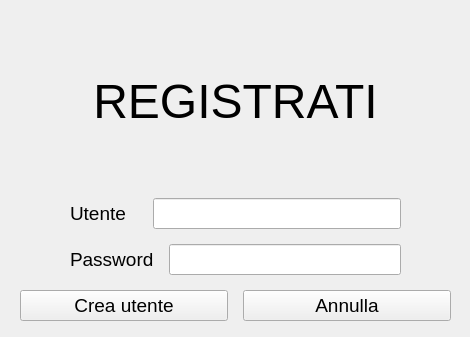
<?xml version="1.0" encoding="UTF-8"?>
<ui version="4.0">
 <class>MainWindow</class>
 <widget class="QMainWindow" name="MainWindow">
  <property name="geometry">
   <rect>
    <x>0</x>
    <y>0</y>
    <width>470</width>
    <height>337</height>
   </rect>
  </property>
  <property name="windowTitle">
   <string>Registrati</string>
  </property>
  <property name="autoFillBackground">
   <bool>false</bool>
  </property>
  <widget class="QWidget" name="centralwidget">
   <widget class="QWidget" name="layoutWidget">
    <property name="geometry">
     <rect>
      <x>0</x>
      <y>0</y>
      <width>471</width>
      <height>341</height>
     </rect>
    </property>
    <layout class="QVBoxLayout" name="verticalLayout">
     <property name="spacing">
      <number>15</number>
     </property>
     <property name="leftMargin">
      <number>20</number>
     </property>
     <property name="topMargin">
      <number>20</number>
     </property>
     <property name="rightMargin">
      <number>20</number>
     </property>
     <property name="bottomMargin">
      <number>20</number>
     </property>
     <item>
      <widget class="QLabel" name="label_5">
       <property name="font">
        <font>
         <pointsize>36</pointsize>
        </font>
       </property>
       <property name="layoutDirection">
        <enum>Qt::LeftToRight</enum>
       </property>
       <property name="text">
        <string>REGISTRATI</string>
       </property>
       <property name="alignment">
        <set>Qt::AlignCenter</set>
       </property>
      </widget>
     </item>
     <item>
      <layout class="QHBoxLayout" name="horizontalLayout_4">
       <property name="spacing">
        <number>27</number>
       </property>
       <property name="leftMargin">
        <number>50</number>
       </property>
       <property name="rightMargin">
        <number>50</number>
       </property>
       <item>
        <widget class="QLabel" name="label_4">
         <property name="font">
          <font>
           <pointsize>14</pointsize>
          </font>
         </property>
         <property name="text">
          <string>Utente</string>
         </property>
        </widget>
       </item>
       <item>
        <widget class="QLineEdit" name="lineEdit_4">
         <property name="font">
          <font>
           <pointsize>14</pointsize>
          </font>
         </property>
        </widget>
       </item>
      </layout>
     </item>
     <item>
      <layout class="QHBoxLayout" name="horizontalLayout">
       <property name="leftMargin">
        <number>50</number>
       </property>
       <property name="rightMargin">
        <number>50</number>
       </property>
       <item>
        <widget class="QLabel" name="label">
         <property name="font">
          <font>
           <pointsize>14</pointsize>
          </font>
         </property>
         <property name="text">
          <string>Password</string>
         </property>
        </widget>
       </item>
       <item>
        <widget class="QLineEdit" name="lineEdit">
         <property name="font">
          <font>
           <pointsize>14</pointsize>
          </font>
         </property>
         <property name="text">
          <string/>
         </property>
        </widget>
       </item>
      </layout>
     </item>
     <item>
      <layout class="QHBoxLayout" name="horizontalLayout_5">
       <item>
        <widget class="QPushButton" name="pushButton">
         <property name="font">
          <font>
           <pointsize>14</pointsize>
          </font>
         </property>
         <property name="text">
          <string>Crea utente</string>
         </property>
        </widget>
       </item>
       <item>
        <widget class="QPushButton" name="pushButton_2">
         <property name="font">
          <font>
           <pointsize>14</pointsize>
          </font>
         </property>
         <property name="text">
          <string>Annulla</string>
         </property>
        </widget>
       </item>
      </layout>
     </item>
    </layout>
   </widget>
  </widget>
 </widget>
 <resources/>
 <connections/>
</ui>
